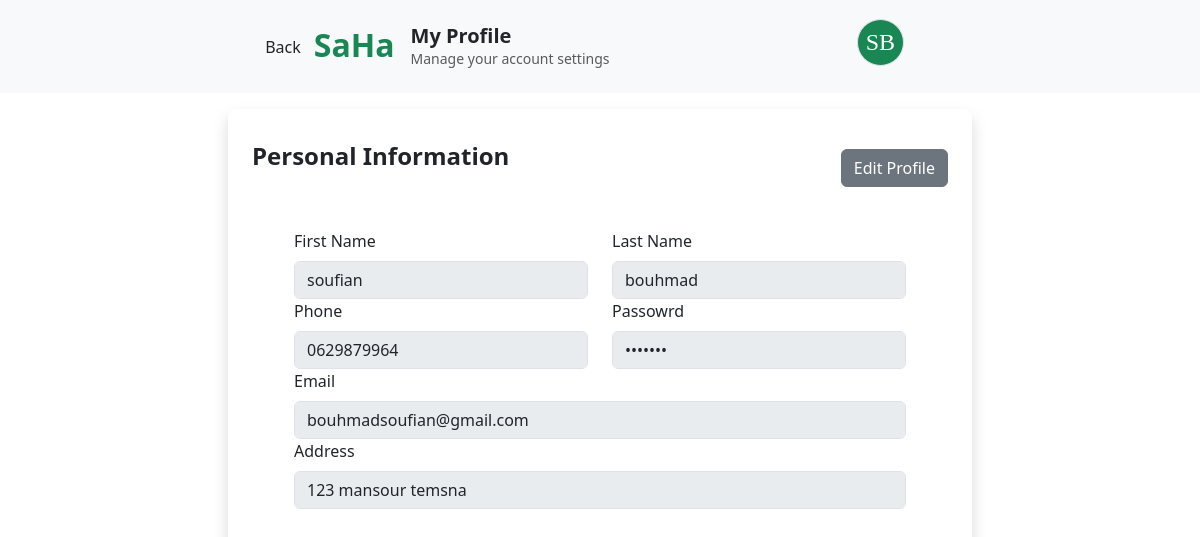
Screenshot of /profile/profile.php (signed in) with the database file from the repository.
### tables this page shows
CREATE TABLE `users` (
  `id` int(10) UNSIGNED NOT NULL,
  `email` varchar(100) NOT NULL,
  `password` varchar(255) NOT NULL,
  `role` enum('user','admin') NOT NULL DEFAULT 'user',
  `statu` enum('Active','banned') NOT NULL DEFAULT 'Active',
  `first_name` varchar(100) DEFAULT NULL,
  `last_name` varchar(100) DEFAULT NULL,
  `phone` varchar(100) DEFAULT '0600000000',
  `address` varchar(200) DEFAULT NULL
);

### profile/profile.php (the view, shortened to what this page needs)
<?php
     try{
        $conn = coonect();
        $req = "select * from users WHERE id = :id";
        $id = $_SESSION["user_id"];
        $op = $conn->prepare($req);
        $op->execute([":id"=>$id]);
        $user=$op->fetch(PDO::FETCH_OBJ);
    }
    catch(PDOException $e){
        echo "ERR" . $e->getMessage() ;
    }
?>
<html lang="en">
<head>
    <link href="https://cdnjs.cloudflare.com/ajax/libs/bootstrap/5.3.2/css/bootstrap.min.css" rel="stylesheet">
    <link rel="stylesheet"href="https://site-assets.fontawesome.com/releases/v6.5.1/css/all.css">
    <link rel="stylesheet" href="https://site-assets.fontawesome.com/releases/v6.5.1/css/sharp-solid.css">
    <link rel="stylesheet" href="https://site-assets.fontawesome.com/releases/v6.5.1/css/sharp-regular.css">
    <link rel="stylesheet" href="https://site-assets.fontawesome.com/releases/v6.5.1/css/sharp-light.css">
    <link rel="stylesheet" href="https://site-assets.fontawesome.com/releases/v6.5.1/css/duotone.css"/>
    <link rel="stylesheet" href="https://site-assets.fontawesome.com/releases/v6.5.1/css/brands.css"/>
    <link rel="stylesheet" href="../css/style.css">
</head>
<body class="profile">
    <header class=" bg-light mb-3">
        <div class="container d-flex p-2 flex-wrap">
            <div class="d-flex align-items-center">
                <a href="../index.php" class="btn"><i class="fa-regular fa-arrow-left-to-line"></i> Back</a>
            </div>
            <div class="d-flex align-items-center">
                <a class="navbar-brand me-3 mb-1 text-success fw-bold fs-2" href="#">SaHa</a>
            </div>
            <div>
                <h5 class="m-0 mt-3 fw-bold ">My Profile</h5>
                <p class="text-muted small">Manage your account settings</p>
            </div>
            <div class="image d-flex align-items-center ms-auto me-5" >
                <div class="dropdown">
                    <a class="profimg" role="button" data-bs-toggle="dropdown" aria-expanded="false">
                        <h5 class="rounded-circle bg-success text-white fs-4 border p-2">SB</h5>
                    </a>
                </div>
            </div>
        </div>
    </header>
    <section >
        <div class="row gap-4">
            <div class="col-12 shadow rounded-3 p-4">
                <div class="d-flex justify-content-between align-items-center">
                    <h4 class="fw-bold">Personal Information </h4>
                    <button class="btn btn-secondary mt-3"  id="editeprof" name="edite"><i class="fa-light fa-pen-line"></i> Edit Profile</button>
                </div>
                <form  method="">
                    <div class="row">
                        <div class="col-12 col-md-6">
                            <label class="form-label" for="">First Name</label>
                            <input class="form-control" id="first_name" type="text" value="<?php echo $user->first_name ?>" disabled>
                        </div>
                        <div class="col-12 col-md-6">
                            <label class="form-label" for="">Last Name</label>
                            <input class="form-control"  id="last_name" type="text" value="<?php echo $user->last_name ?>" disabled>
                        </div>
                    </div>
                    <div class="row">
                        <div class="col-12 col-md-6">
                            <label class="form-label" for="">Phone</label>
                            <input class="form-control"  id="phone" type="text" value="<?php echo $user->phone ?>" disabled>
                        </div>
                        <div class="col-12 col-md-6">
                            <label class="form-label" for="">Passowrd</label>
                            <input class="form-control"  id="password" type="password" value="<?php echo $user->password ?>" disabled>
                        </div>
                    </div>
                    <div class="">
                        <label class="form-label" for="">Email</label>
                        <input class="form-control"  id="email" type="email" value="<?php echo $user->email ?>" disabled>
                    </div>
                    <div>
                        <label class="form-label" for="">Address</label>
                        <input class="form-control"  id="address" type="text" value="<?php echo $user->address ?>" disabled>
                    </div>
                </form>
            </div>
        </div>
    </section>
</body>
</html>

### css/style.css (style rules this page uses)
* { margin: 0; padding: 0; box-sizing: border-box; }
a { transition:all 0.4s; }
form { margin:2rem; padding:10px; }
.profile .container,.profile section { width: 60%; margin: auto; }
.dropdown .profimg { all: initial !important; cursor: pointer !important; }

### rows the page displays
users: first_name "soufian", last_name "bouhmad", phone "0629879964", email "bouhmadsoufian@gmail.com", address "123 mansour temsna"
